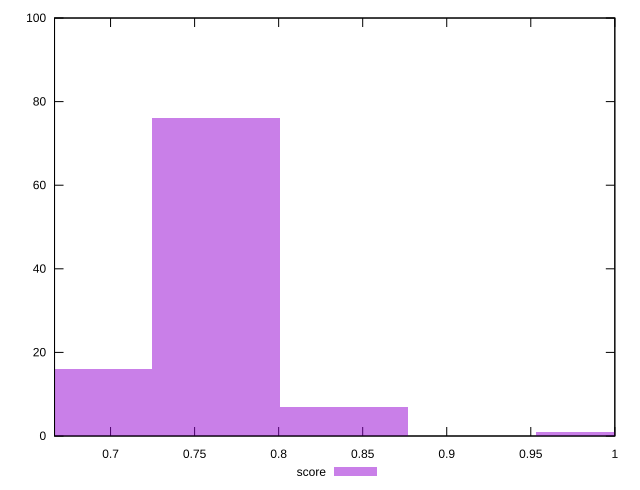

Recreate this plot in gnuplot.
reset

$score <<EOF
0.9915236438671307 1
0.838981544810649 7
0.6864394457541674 16
0.7627104952824082 76
EOF

set key outside below
set boxwidth 0.07627104952824082
set xrange [0.6666666666666666:1]
set yrange [0:100]
set trange [0:100]
set style fill transparent solid 0.5 noborder
set terminal svg size 640, 490 enhanced background rgb 'white'
set output "reprap/unminified-css/samples/pages/score/histogram.svg"

plot $score title "score" with boxes

reset
